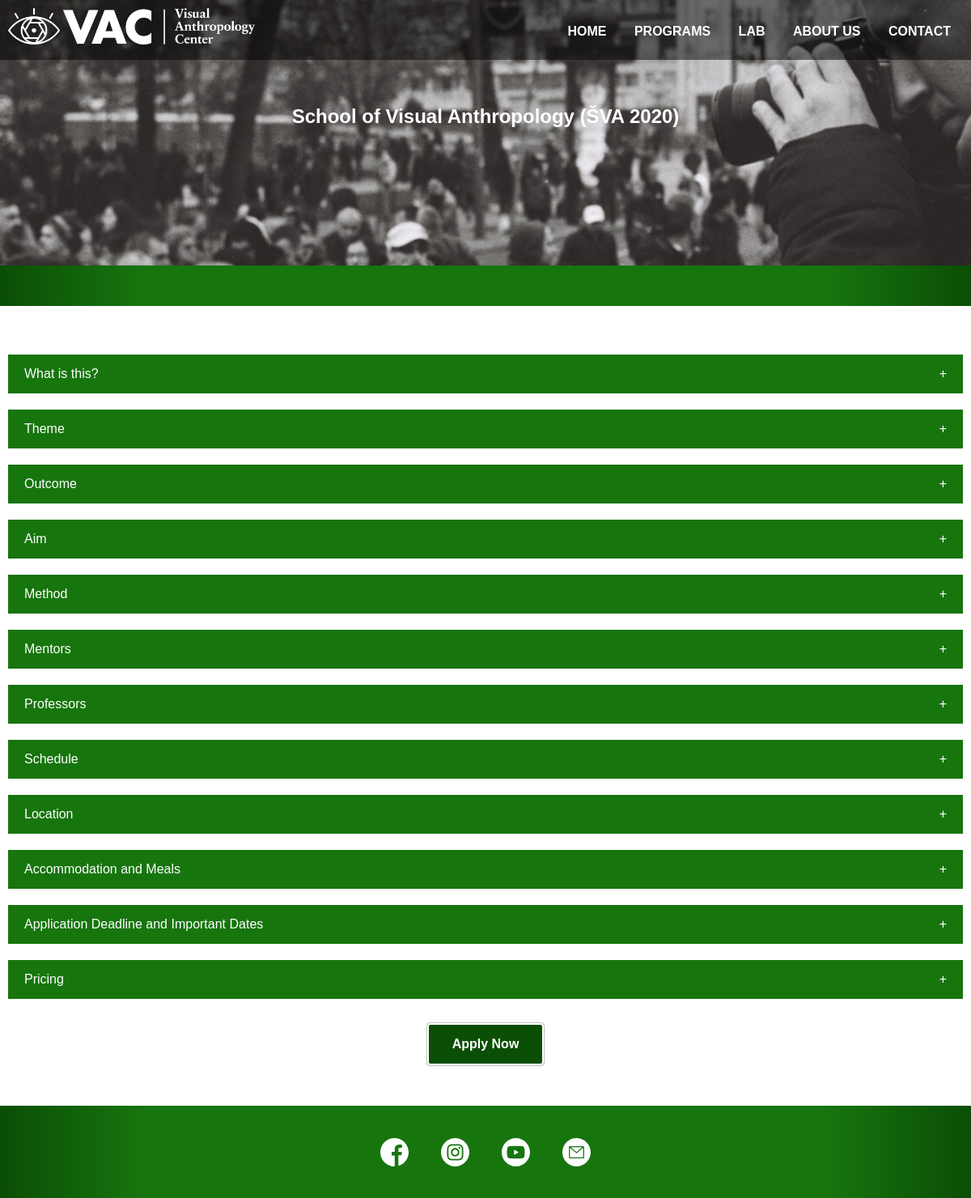
/program-content.php?id=1, run on the app's committed database.
### tables this page shows
CREATE TABLE `program_home` (
  `program_home_id` int(11) UNSIGNED NOT NULL,
  `icon_path` varchar(50) NOT NULL,
  `title` varchar(50) NOT NULL,
  `content` text NOT NULL
);

CREATE TABLE `program_content` (
  `program_content_id` int(11) UNSIGNED NOT NULL,
  `fk_program_home_id` int(11) UNSIGNED NOT NULL,
  `tab` varchar(50) NOT NULL,
  `content` text NOT NULL
);

### data/programs.php (called while the page is built, shortened)
<?php
$getPrograms = $conn->query('SELECT * FROM `program_home`');
$programs = [];

### models/Program.php (called while the page is built, shortened)
<?php
class Program {
    protected string $title;
    protected array $tabs;
    function __construct(array $tabs, string $title, string $icon, string $preview)
    {
        $this->tabs = $tabs;
        $this->title = $title;
    }
    function getTabs() {
        return $this->tabs;
    }
    function getTitle() {
        return $this->title;
    }
};

### models/Tab.php (called while the page is built, shortened)
<?php
class Tab {
    protected string $title;
    function __construct(string $title, string $content, int $fk_program_id)
    {
        $this->title = $title;
    }
    public function getTitle()
    {
        return $this->title;
    }
};

### data/tabs.php (called while the page is built, shortened)
<?php
require './models/Tab.php';
$getTabs = $conn->query('SELECT * FROM `program_content`');

### program-content.php (the view, shortened to what this page needs)
<?php
    require './data/conn.php';
    include './data/tabs.php';
    include './models/Program.php';
    require './data/programs.php';
    $currentProgram = $programs[$_GET['id']];
    $programs_page = true;
    $header2 = $currentProgram->getTitle();
    require "./php/header.php";
?>
<segment>
    <div class='container'>
        <?php foreach ($currentProgram->getTabs() as $tab): ?>
                <div class='program-tabs select-none'>
                    <?php echo $tab->getTitle() ?>
                    <span>+</span>
                </div>
        <?php endforeach; ?>
    </div>
</segment>
<div class='holder-center'><a href='form.php'  class='button btn-small select-none'> Apply Now</a></div>
<?php require "./php/footer.php"; ?>
</body>

### php/header.php (shortened to what this page needs)
<!DOCTYPE html>
<head>
    <link rel="stylesheet" href="./css/global.css">
    <link rel="stylesheet" href="./css/nav.css">
    <?php if (isset($programs_page)) : ?>
    <link rel="stylesheet" href="css/programs.css">
    <?php endif ; ?>
    <link rel="stylesheet" href="css/map.css">
</head>
<body>
<header>
    <?php require './php/nav.php' ?>
</header>
<segment>
    <div class='intro'>
    <div class='container'>
        <h2><?php echo $header2 ?></h2>
    </div>
</div>
</segment>
<segment>
    <div class='separator'>
    </div>
</segment>

### php/nav.php (shortened to what this page needs)
<header>
<nav>
    <div class="nav-container">
        <div class='container position-relative select-none'>
                <img src='assets/general/logoOko.png'>
                <img src='assets/general/cropped-VAC-logo-white.png'>
            <div class='float-right hide select-none' id='links'>
                <a href='index.php' class='nav-link'>HOME</a>
                <a href='programs.php' class='nav-link'>PROGRAMS</a>
                <a href='lab.php' class='nav-link'>LAB</a>
                <a href='team.php' class='nav-link'>ABOUT US</a>
                <a href='contact.php' class='nav-link'>CONTACT</a>
            </div>
        </div>
    </div>
</nav>
</header>

### php/footer.php
<footer>
    <div class="flex-footer">
    <a href='https://www.facebook.com/VisualAnthropologyCenter/'><?php require "svg/facebook.php"; ?></a>
    <a href='https://www.instagram.com/visual.anthropology.center/'><?php require "svg/instagram.php"; ?></a>
    <a href='https://www.youtube.com/channel/UCeadgCIuhZ_Zwtv14POprRg'><?php require "svg/youtube.php"; ?></a>
    <a href='mailto: info@visualanthropologycenter.com'><?php require "svg/email.php"; ?></a>
    </div>
</footer>

### css/global.css (style rules this page uses)
body { margin: 0px; padding: 0px; box-sizing: border-box; font-family: Oxygen, sans-serif; font-size: 16px; line-height: 28px; }
.select-none { -webkit-user-select: none; -moz-user-select: none; -ms-user-select: none; user-select: none; }
a { text-decoration: none; }
.container { margin-left: auto; margin-right: auto; padding: 10px; max-width: 1200px; transition: 0.4s; }
.intro { padding-top: 100px; padding-bottom: 100px; background-image: url('background.png'); background-repeat: no-repeat; background-size: cover; width: 100%; }
.intro .container p, .intro .container h2 { color: white; }
.intro .container { padding-bottom: 45px; }
.separator { width: 100%; height: 50px; background-image: linear-gradient(to right, #0b4e05 0%, #17750E 15% 85%, #0b4e05); background-color: #17750E; margin-bottom: 50px; }
h3, h2 { text-align: center; }
h2 { margin-bottom: 25px; }
.flex-footer { display: flex; justify-content: center; background-image: linear-gradient(to right, #0b4e05 0%, #17750E 15% 85%, #0b4e05); margin-top: 50px; padding: 30px 0; }
.holder-center { text-align: center; }
.button { background-color: #0b4e05; border: 2px solid white; box-shadow: 0px 0px 2px 0px #00470f; color: white; font-weight: bold; transition: 0.4s; text-align: center; border-radius: 4px; }
.btn-small { padding: 10px; display: inline-block; min-width: 120px; }

### css/nav.css (style rules this page uses)
.nav-container { background-color: #00000080; position: fixed; width: 100%; z-index: 1; }
.nav-container img { height: 45px; }
.float-right { float: right; margin-top: 15px; }
.nav-link { text-decoration: none; color: white; font-weight: bold; padding: 15px; transition: 0.3s; }

### css/programs.css (style rules this page uses)
.container a { text-decoration: none; }
.program-tabs { padding: 10px 20px; background-color: #17750E; margin-bottom: 20px; color: white; display: flex; justify-content: space-between; }

### data on the page
program_home: title "School of Visual Anthropology (ŠVA 2020)"
program_content: tab "What is this?"
program_content: tab "Theme"
program_content: tab "Outcome"
program_content: tab "Aim"
program_content: tab "Method"
program_content: tab "Mentors"
program_content: tab "Professors"
program_content: tab "Schedule"
program_content: tab "Location"
program_content: tab "Accommodation and Meals"
program_content: tab "Application Deadline and Important Dates"
program_content: tab "Pricing"
